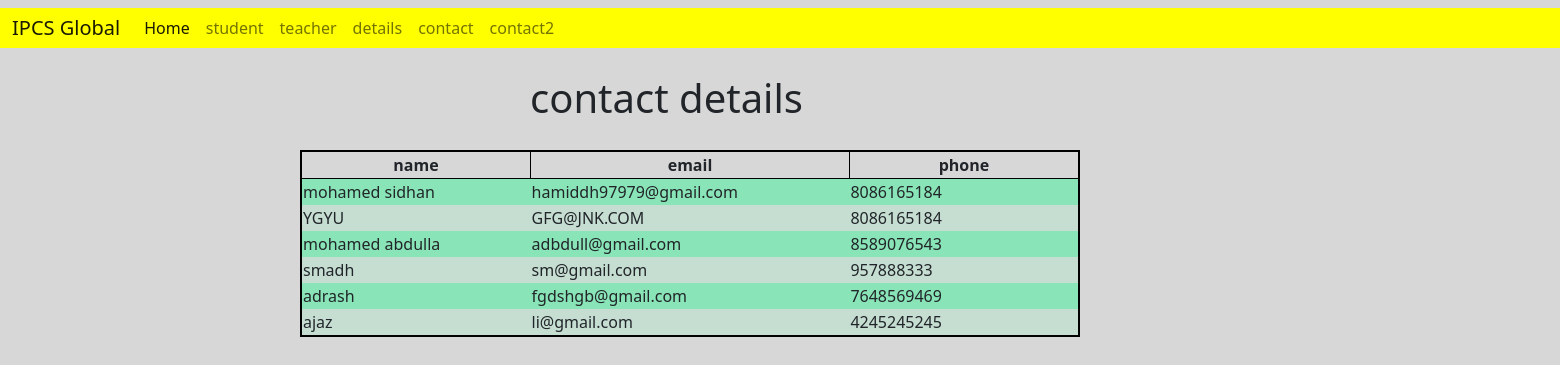
The app's page /contact_details/ with its own data.
### app1/models.py (models this page shows)
class Contact(models.Model):
    name=models.CharField(max_length=50)
    email=models.EmailField(unique=True)
    phone=models.CharField(max_length=10)

### app1/views.py (the view)
# urls.py: path('contact_details/',views.contact_details),
def contact_details(request):
    cont={
        'dtls':Contact.objects.all()
    }
    return  render(request,'contact_details.html',cont)

### app1/templates/contact_details.html (shortened to what this page needs)
{% extends "ss.html" %}
{% load static %}
{% block content %}
<h1 class='hed-1'>contact details</h1>
<table class='tab-1'>
    <tr class='j'>
        <th class='tab-2'>name</th>
        <th class='tab-3'>email</th>
        <th class='tab-4'>phone</th>
    </tr>
    {% for i in dtls %}
    <tr class='trrrr'>
        <td>{{i.name}}</td>
        <td>{{i.email}}</td>
        <td>{{i.phone}}</td>
    </tr>
    {% endfor %}
</table>
{% endblock content  %}

### app1/templates/ss.html (shortened to what this page needs)
{% load static %}
<!DOCTYPE html>
<html lang="en">
<head>
    <link rel="stylesheet" href="{% static '/css/style.css' %}">
    <link href="https://cdn.jsdelivr.net/npm/bootstrap@5.0.2/dist/css/bootstrap.min.css" rel="stylesheet">
</head>
<body class="body">
    <nav class="navbar navbar-expand-lg navbar-light  ll">
        <div class="container-fluid" style="background-color: yellow;">
          <a class="navbar-brand" href="">IPCS Global</a>
          <div class="collapse navbar-collapse" id="navbarNav">
            <ul class="navbar-nav">
              <li class="nav-item">
                <a class="nav-link active" aria-current="page" href="{% url 'main' %}">Home</a>
              </li>
              <li class="nav-item">
                <a class="nav-link" href="{% url 'student' %}">student</a>
              </li>
              <li class="nav-item">
                <a class="nav-link" href="{% url 'teacher' %}">teacher</a>
              </li>
              <li class="nav-item">
                <a class="nav-link d" href="{% url 'details' %}" >details</a>
              </li>
              <li class="nav-item">
                <a class="nav-link d" href="{% url 'contact' %}" >contact</a>
              </li>
              <li class="nav-item">
                <a class="nav-link d" href="{% url 'contact2' %}" >contact2</a>
              </li>
            </ul>
          </div>
        </div>
      </nav>
    {% block content %}{% endblock content %}
</body>
</html>

### static/css/style.css (style rules this page uses)
.tab-1 { height: fit-content; width: 50%; border: 2px solid black; position: fixed; left: 300px; top: 150px; }
.tab-2 { width: 150px; height: auto; border: 1px solid black; }
.tab-3 { width: 150px; height: auto; border: 1px solid black; }
.tab-4 { width: 150px; height: auto; border: 1px solid black; }
.trrrr:nth-child(odd) { background-color: rgb(198, 222, 210); }
.trrrr:nth-child(even) { background-color: rgb(137, 229, 183); }
.j { text-align: center; }
.hed-1 { position: relative; top: 18px; left: 530px; }
.body { background-color: #d7d7d7; }

### records on screen
Contact: name "mohamed sidhan", email "hamiddh97979@gmail.com", phone "8086165184"
Contact: name "YGYU", email "GFG@JNK.COM", phone "8086165184"
Contact: name "mohamed abdulla", email "adbdull@gmail.com", phone "8589076543"
Contact: name "smadh", email "sm@gmail.com", phone "957888333"
Contact: name "adrash", email "fgdshgb@gmail.com", phone "7648569469"
Contact: name "ajaz", email "li@gmail.com", phone "4245245245"
